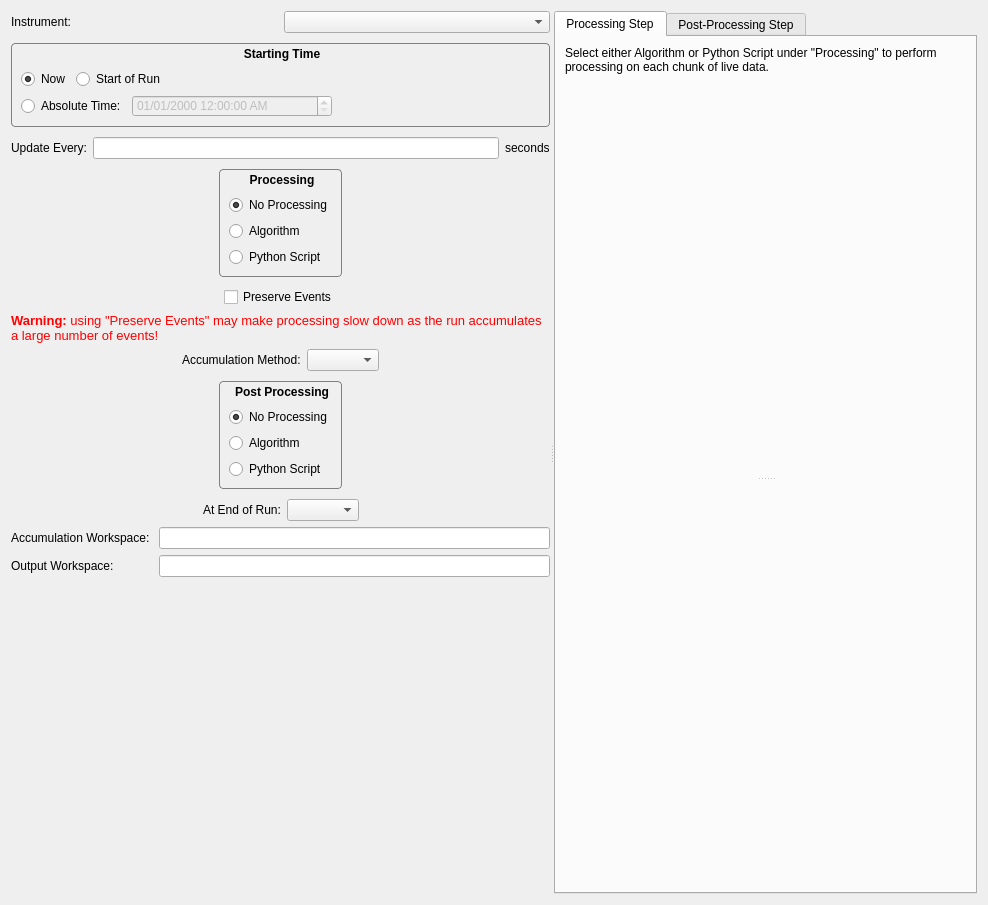
<?xml version="1.0" encoding="UTF-8"?>
<ui version="4.0">
 <class>StartLiveDataDialog</class>
 <widget class="QDialog" name="StartLiveDataDialog">
  <property name="geometry">
   <rect>
    <x>0</x>
    <y>0</y>
    <width>988</width>
    <height>905</height>
   </rect>
  </property>
  <property name="windowTitle">
   <string>Start Live Data Monitoring</string>
  </property>
  <layout class="QVBoxLayout" name="mainLayout">
   <item>
    <widget class="QSplitter" name="splitterMain">
     <property name="orientation">
      <enum>Qt::Horizontal</enum>
     </property>
     <widget class="QWidget" name="widgetLeft" native="true">
      <property name="minimumSize">
       <size>
        <width>200</width>
        <height>0</height>
       </size>
      </property>
      <layout class="QVBoxLayout" name="widgetLeftLayout">
       <item>
        <layout class="QHBoxLayout" name="horizontalLayout_5">
         <item>
          <widget class="QLabel" name="lblInstrument">
           <property name="text">
            <string>Instrument:</string>
           </property>
          </widget>
         </item>
         <item>
          <widget class="QComboBox" name="cmbInstrument"/>
         </item>
        </layout>
       </item>
       <item>
        <widget class="QGroupBox" name="groupBox">
         <property name="styleSheet">
          <string notr="true">QGroupBox { border: 1px solid gray;  border-radius: 4px; font-weight: bold; margin-top: 4px; margin-bottom: 4px; padding-top: 16px; }
QGroupBox::title { background-color: transparent;  subcontrol-position: top center;  padding-top:4px; padding-bottom:4px; } 
</string>
         </property>
         <property name="title">
          <string>Starting Time</string>
         </property>
         <layout class="QVBoxLayout" name="verticalLayout_4">
          <item>
           <layout class="QHBoxLayout" name="horizontalLayout">
            <item>
             <widget class="QRadioButton" name="radNow">
              <property name="toolTip">
               <string>Start collecting data from current time</string>
              </property>
              <property name="text">
               <string>Now</string>
              </property>
              <property name="checked">
               <bool>true</bool>
              </property>
             </widget>
            </item>
            <item>
             <widget class="QRadioButton" name="radStartOfRun">
              <property name="toolTip">
               <string>Start processing data from the beginning of the current run</string>
              </property>
              <property name="text">
               <string>Start of Run</string>
              </property>
             </widget>
            </item>
            <item>
             <spacer name="horizontalSpacer">
              <property name="orientation">
               <enum>Qt::Horizontal</enum>
              </property>
              <property name="sizeHint" stdset="0">
               <size>
                <width>40</width>
                <height>20</height>
               </size>
              </property>
             </spacer>
            </item>
           </layout>
          </item>
          <item>
           <layout class="QHBoxLayout" name="horizontalLayout_4">
            <item>
             <widget class="QRadioButton" name="radAbsoluteTime">
              <property name="toolTip">
               <string>Start collecting data from a specific time:</string>
              </property>
              <property name="text">
               <string>Absolute Time:</string>
              </property>
             </widget>
            </item>
            <item>
             <widget class="QDateTimeEdit" name="dateTimeEdit">
              <property name="enabled">
               <bool>false</bool>
              </property>
              <property name="minimumSize">
               <size>
                <width>200</width>
                <height>0</height>
               </size>
              </property>
              <property name="displayFormat">
               <string>MM/dd/yyyy hh:mm:ss AP</string>
              </property>
             </widget>
            </item>
            <item>
             <spacer name="horizontalSpacer_2">
              <property name="orientation">
               <enum>Qt::Horizontal</enum>
              </property>
              <property name="sizeHint" stdset="0">
               <size>
                <width>40</width>
                <height>20</height>
               </size>
              </property>
             </spacer>
            </item>
           </layout>
          </item>
         </layout>
        </widget>
       </item>
       <item>
        <layout class="QHBoxLayout" name="layoutUpdateEvery">
         <item>
          <widget class="QLabel" name="lblUpdateEvery">
           <property name="text">
            <string>Update Every:</string>
           </property>
          </widget>
         </item>
         <item>
          <widget class="QLineEdit" name="edtUpdateEvery"/>
         </item>
         <item>
          <widget class="QLabel" name="lblSeconds">
           <property name="text">
            <string>seconds</string>
           </property>
          </widget>
         </item>
        </layout>
       </item>
       <item>
        <layout class="QHBoxLayout" name="horizontalLayout_8">
         <item>
          <spacer name="horizontalSpacer_4">
           <property name="orientation">
            <enum>Qt::Horizontal</enum>
           </property>
           <property name="sizeHint" stdset="0">
            <size>
             <width>40</width>
             <height>20</height>
            </size>
           </property>
          </spacer>
         </item>
         <item>
          <widget class="QGroupBox" name="grpProcess">
           <property name="styleSheet">
            <string notr="true">QGroupBox { border: 1px solid gray;  border-radius: 4px; font-weight: bold; margin-top: 4px; margin-bottom: 4px; padding-top: 16px; }
QGroupBox::title { background-color: transparent;  subcontrol-position: top center;  padding-top:4px; padding-bottom:4px; } 
</string>
           </property>
           <property name="title">
            <string>Processing</string>
           </property>
           <layout class="QVBoxLayout" name="verticalLayout_5">
            <item>
             <widget class="QRadioButton" name="radProcessNone">
              <property name="toolTip">
               <string>Perform no processing on data chunks</string>
              </property>
              <property name="text">
               <string>No Processing</string>
              </property>
              <property name="checked">
               <bool>true</bool>
              </property>
             </widget>
            </item>
            <item>
             <widget class="QRadioButton" name="radProcessAlgorithm">
              <property name="toolTip">
               <string>Process chunks with the algorithm selected on the right</string>
              </property>
              <property name="text">
               <string>Algorithm</string>
              </property>
             </widget>
            </item>
            <item>
             <widget class="QRadioButton" name="radProcessScript">
              <property name="toolTip">
               <string>Process chunks using the python script on the right</string>
              </property>
              <property name="text">
               <string>Python Script</string>
              </property>
             </widget>
            </item>
           </layout>
          </widget>
         </item>
         <item>
          <spacer name="horizontalSpacer_3">
           <property name="orientation">
            <enum>Qt::Horizontal</enum>
           </property>
           <property name="sizeHint" stdset="0">
            <size>
             <width>40</width>
             <height>20</height>
            </size>
           </property>
          </spacer>
         </item>
        </layout>
       </item>
       <item>
        <layout class="QHBoxLayout" name="horizontalLayout_3">
         <item>
          <spacer name="horizontalSpacer_9">
           <property name="orientation">
            <enum>Qt::Horizontal</enum>
           </property>
           <property name="sizeHint" stdset="0">
            <size>
             <width>40</width>
             <height>20</height>
            </size>
           </property>
          </spacer>
         </item>
         <item>
          <widget class="QCheckBox" name="chkPreserveEvents">
           <property name="text">
            <string>Preserve Events</string>
           </property>
          </widget>
         </item>
         <item>
          <spacer name="horizontalSpacer_10">
           <property name="orientation">
            <enum>Qt::Horizontal</enum>
           </property>
           <property name="sizeHint" stdset="0">
            <size>
             <width>40</width>
             <height>20</height>
            </size>
           </property>
          </spacer>
         </item>
        </layout>
       </item>
       <item>
        <widget class="QLabel" name="lblPreserveEventsWarning">
         <property name="text">
          <string>&lt;!DOCTYPE HTML PUBLIC &quot;-//W3C//DTD HTML 4.0//EN&quot; &quot;http://www.w3.org/TR/REC-html40/strict.dtd&quot;&gt;
&lt;html&gt;&lt;head&gt;&lt;meta name=&quot;qrichtext&quot; content=&quot;1&quot; /&gt;&lt;style type=&quot;text/css&quot;&gt;
p, li { white-space: pre-wrap; }
&lt;/style&gt;&lt;/head&gt;&lt;body style=&quot; font-family:'Sans'; font-size:12pt; font-weight:400; font-style:normal;&quot;&gt;
&lt;p style=&quot; margin-top:0px; margin-bottom:0px; margin-left:0px; margin-right:0px; -qt-block-indent:0; text-indent:0px;&quot;&gt;&lt;span style=&quot; font-size:10pt; font-weight:600; color:#ff0000;&quot;&gt;Warning:&lt;/span&gt;&lt;span style=&quot; font-size:10pt; color:#ff0000;&quot;&gt; using &amp;quot;Preserve Events&amp;quot; may make processing slow down as the run accumulates a large number of events!&lt;/span&gt;&lt;/p&gt;&lt;/body&gt;&lt;/html&gt;</string>
         </property>
         <property name="wordWrap">
          <bool>true</bool>
         </property>
        </widget>
       </item>
       <item>
        <layout class="QHBoxLayout" name="horizontalLayout_7">
         <item>
          <spacer name="horizontalSpacer_8">
           <property name="orientation">
            <enum>Qt::Horizontal</enum>
           </property>
           <property name="sizeHint" stdset="0">
            <size>
             <width>40</width>
             <height>20</height>
            </size>
           </property>
          </spacer>
         </item>
         <item>
          <widget class="QLabel" name="lblInstrument_2">
           <property name="text">
            <string>Accumulation Method:</string>
           </property>
          </widget>
         </item>
         <item>
          <widget class="QComboBox" name="cmbAccumulationMethod"/>
         </item>
         <item>
          <spacer name="horizontalSpacer_7">
           <property name="orientation">
            <enum>Qt::Horizontal</enum>
           </property>
           <property name="sizeHint" stdset="0">
            <size>
             <width>40</width>
             <height>20</height>
            </size>
           </property>
          </spacer>
         </item>
        </layout>
       </item>
       <item>
        <layout class="QHBoxLayout" name="horizontalLayout_9">
         <item>
          <spacer name="horizontalSpacer_5">
           <property name="orientation">
            <enum>Qt::Horizontal</enum>
           </property>
           <property name="sizeHint" stdset="0">
            <size>
             <width>40</width>
             <height>20</height>
            </size>
           </property>
          </spacer>
         </item>
         <item>
          <widget class="QGroupBox" name="grpPostProcessing">
           <property name="styleSheet">
            <string notr="true">QGroupBox { border: 1px solid gray;  border-radius: 4px; font-weight: bold; margin-top: 4px; margin-bottom: 4px; padding-top: 16px; }
QGroupBox::title { background-color: transparent;  subcontrol-position: top center;  padding-top:4px; padding-bottom:4px; } 
</string>
           </property>
           <property name="title">
            <string>Post Processing</string>
           </property>
           <layout class="QVBoxLayout" name="verticalLayout_7">
            <item>
             <widget class="QRadioButton" name="radPostProcessNone">
              <property name="toolTip">
               <string>Perform no processing on data chunks</string>
              </property>
              <property name="text">
               <string>No Processing</string>
              </property>
              <property name="checked">
               <bool>true</bool>
              </property>
             </widget>
            </item>
            <item>
             <widget class="QRadioButton" name="radPostProcessAlgorithm">
              <property name="toolTip">
               <string>Process chunks with the algorithm selected on the right</string>
              </property>
              <property name="text">
               <string>Algorithm</string>
              </property>
             </widget>
            </item>
            <item>
             <widget class="QRadioButton" name="radPostProcessScript">
              <property name="toolTip">
               <string>Process chunks using the python script on the right</string>
              </property>
              <property name="text">
               <string>Python Script</string>
              </property>
             </widget>
            </item>
           </layout>
          </widget>
         </item>
         <item>
          <spacer name="horizontalSpacer_6">
           <property name="orientation">
            <enum>Qt::Horizontal</enum>
           </property>
           <property name="sizeHint" stdset="0">
            <size>
             <width>40</width>
             <height>20</height>
            </size>
           </property>
          </spacer>
         </item>
        </layout>
       </item>
       <item>
        <layout class="QHBoxLayout" name="horizontalLayout_6">
         <item>
          <spacer name="horizontalSpacer_11">
           <property name="orientation">
            <enum>Qt::Horizontal</enum>
           </property>
           <property name="sizeHint" stdset="0">
            <size>
             <width>40</width>
             <height>20</height>
            </size>
           </property>
          </spacer>
         </item>
         <item>
          <widget class="QLabel" name="lblEndRunBehavior">
           <property name="text">
            <string>At End of Run:</string>
           </property>
          </widget>
         </item>
         <item>
          <widget class="QComboBox" name="cmbEndRunBehavior"/>
         </item>
         <item>
          <spacer name="horizontalSpacer_12">
           <property name="orientation">
            <enum>Qt::Horizontal</enum>
           </property>
           <property name="sizeHint" stdset="0">
            <size>
             <width>40</width>
             <height>20</height>
            </size>
           </property>
          </spacer>
         </item>
        </layout>
       </item>
       <item>
        <layout class="QGridLayout" name="gridLayout">
         <item row="0" column="0">
          <widget class="QLabel" name="lblAccumulationWorkspace">
           <property name="text">
            <string>Accumulation Workspace: </string>
           </property>
          </widget>
         </item>
         <item row="0" column="1">
          <widget class="QLineEdit" name="editAccumulationWorkspace"/>
         </item>
         <item row="1" column="0">
          <widget class="QLabel" name="label_2">
           <property name="text">
            <string>Output Workspace: </string>
           </property>
          </widget>
         </item>
         <item row="1" column="1">
          <widget class="QLineEdit" name="editOutputWorkspace"/>
         </item>
        </layout>
       </item>
       <item>
        <spacer name="verticalSpacer">
         <property name="orientation">
          <enum>Qt::Vertical</enum>
         </property>
         <property name="sizeHint" stdset="0">
          <size>
           <width>20</width>
           <height>40</height>
          </size>
         </property>
        </spacer>
       </item>
      </layout>
     </widget>
     <widget class="QTabWidget" name="tabWidget">
      <property name="currentIndex">
       <number>0</number>
      </property>
      <widget class="QWidget" name="tabProcessAlgo">
       <attribute name="title">
        <string>Processing Step</string>
       </attribute>
       <layout class="QVBoxLayout" name="verticalLayoutProcessing">
        <item>
         <widget class="QLabel" name="lblProcessingInfo">
          <property name="text">
           <string>Select either Algorithm or Python Script under &quot;Processing&quot; to perform processing on each chunk of live data.</string>
          </property>
          <property name="wordWrap">
           <bool>true</bool>
          </property>
         </widget>
        </item>
        <item>
         <widget class="QSplitter" name="splitterProcessing">
          <property name="orientation">
           <enum>Qt::Vertical</enum>
          </property>
          <widget class="MantidQt::MantidWidgets::AlgorithmSelectorWidget" name="processingAlgoSelector">
           <property name="showExecuteButton" stdset="0">
            <bool>false</bool>
           </property>
          </widget>
          <widget class="MantidQt::API::AlgorithmPropertiesWidget" name="processingAlgoProperties">
           <property name="algorithmName">
            <string/>
           </property>
          </widget>
         </widget>
        </item>
        <item>
         <widget class="ScriptEditor" name="processingScript"/>
        </item>
       </layout>
      </widget>
      <widget class="QWidget" name="tabPostAlgo">
       <attribute name="title">
        <string>Post-Processing Step</string>
       </attribute>
       <layout class="QVBoxLayout" name="verticalLayoutPostProcessing">
        <item>
         <widget class="QLabel" name="lblPostProcessingInfo">
          <property name="text">
           <string>&lt;!DOCTYPE HTML PUBLIC &quot;-//W3C//DTD HTML 4.0//EN&quot; &quot;http://www.w3.org/TR/REC-html40/strict.dtd&quot;&gt;
&lt;html&gt;&lt;head&gt;&lt;meta name=&quot;qrichtext&quot; content=&quot;1&quot; /&gt;&lt;style type=&quot;text/css&quot;&gt;
p, li { white-space: pre-wrap; }
&lt;/style&gt;&lt;/head&gt;&lt;body style=&quot; font-family:'Ubuntu'; font-size:11pt; font-weight:400; font-style:normal;&quot;&gt;
&lt;p style=&quot; margin-top:0px; margin-bottom:0px; margin-left:0px; margin-right:0px; -qt-block-indent:0; text-indent:0px;&quot;&gt;Select either Algorithm or Python Script under &amp;quot;Post Processing&amp;quot; to perform processing on the &lt;span style=&quot; font-style:italic;&quot;&gt;accumulated&lt;/span&gt; data, after each chunk is added.&lt;/p&gt;&lt;/body&gt;&lt;/html&gt;</string>
          </property>
          <property name="wordWrap">
           <bool>true</bool>
          </property>
         </widget>
        </item>
        <item>
         <widget class="QSplitter" name="splitterPost">
          <property name="orientation">
           <enum>Qt::Vertical</enum>
          </property>
          <widget class="MantidQt::MantidWidgets::AlgorithmSelectorWidget" name="postAlgoSelector">
           <property name="showExecuteButton" stdset="0">
            <bool>false</bool>
           </property>
          </widget>
          <widget class="MantidQt::API::AlgorithmPropertiesWidget" name="postAlgoProperties">
           <property name="algorithmName">
            <string/>
           </property>
          </widget>
         </widget>
        </item>
        <item>
         <widget class="ScriptEditor" name="postScript"/>
        </item>
       </layout>
      </widget>
     </widget>
    </widget>
   </item>
  </layout>
 </widget>
 <customwidgets>
  <customwidget>
   <class>ScriptEditor</class>
   <extends>QsciScintilla</extends>
   <header>MantidQtMantidWidgets/ScriptEditor.h</header>
  </customwidget>
  <customwidget>
   <class>MantidQt::MantidWidgets::AlgorithmSelectorWidget</class>
   <extends>QWidget</extends>
   <header>MantidQtMantidWidgets/AlgorithmSelectorWidget.h</header>
  </customwidget>
  <customwidget>
   <class>MantidQt::API::AlgorithmPropertiesWidget</class>
   <extends>QWidget</extends>
   <header>MantidQtAPI/AlgorithmPropertiesWidget.h</header>
  </customwidget>
  <customwidget>
   <class>QsciScintilla</class>
   <extends>QFrame</extends>
   <header>Qsci/qsciscintilla.h</header>
  </customwidget>
 </customwidgets>
 <resources/>
 <connections/>
</ui>
